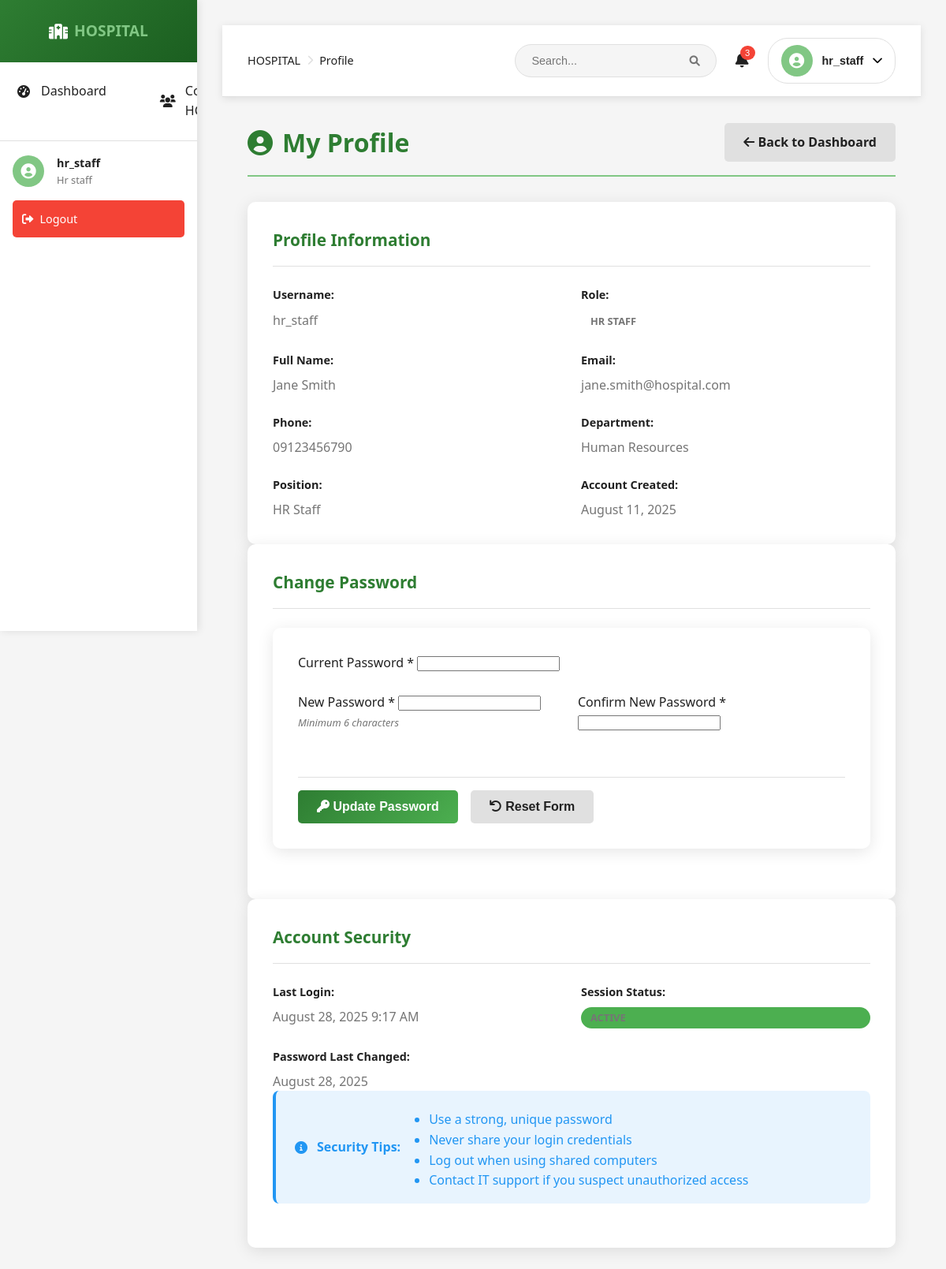
The page /HOSTPITAL/profile.php (signed in) on the database its author committed.
### tables this page shows
CREATE TABLE `users` (
  `id` int(11) NOT NULL,
  `username` varchar(50) NOT NULL,
  `password` varchar(255) NOT NULL,
  `email` varchar(100) NOT NULL,
  `role` enum('admin','hr_manager','hr_staff','manager','employee') DEFAULT 'employee',
  `employee_id` int(11) DEFAULT NULL,
  `created_at` timestamp NOT NULL DEFAULT current_timestamp()
);

CREATE TABLE `employees` (
  `id` int(11) NOT NULL,
  `employee_id` varchar(20) NOT NULL,
  `first_name` varchar(50) NOT NULL,
  `last_name` varchar(50) NOT NULL,
  `email` varchar(100) NOT NULL,
  `phone` varchar(20) DEFAULT NULL,
  `address` text DEFAULT NULL,
  `date_of_birth` date DEFAULT NULL,
  `hire_date` date DEFAULT NULL,
  `position_id` int(11) DEFAULT NULL,
  `department_id` int(11) DEFAULT NULL,
  `status` enum('active','inactive','terminated') DEFAULT 'active',
  `created_at` timestamp NOT NULL DEFAULT current_timestamp()
);

CREATE TABLE `departments` (
  `id` int(11) NOT NULL,
  `name` varchar(100) NOT NULL,
  `description` text DEFAULT NULL,
  `created_at` timestamp NOT NULL DEFAULT current_timestamp()
);

CREATE TABLE `positions` (
  `id` int(11) NOT NULL,
  `title` varchar(100) NOT NULL,
  `department_id` int(11) DEFAULT NULL,
  `salary_grade` varchar(10) DEFAULT NULL,
  `created_at` timestamp NOT NULL DEFAULT current_timestamp()
);

### HOSTPITAL/profile.php (the view, shortened to what this page needs)
<?php
require_once 'config/database.php';
try {
    $stmt = $pdo->prepare("
        SELECT u.*, e.first_name, e.last_name, e.email, e.phone, e.department_id, e.position_id,
               d.name as department_name, p.title as position_title
        FROM users u
        LEFT JOIN employees e ON u.employee_id = e.id
        LEFT JOIN departments d ON e.department_id = d.id
        LEFT JOIN positions p ON e.position_id = p.id
        WHERE u.id = ?
    ");
    $stmt->execute([$_SESSION['user_id']]);
    $user = $stmt->fetch();
} catch (Exception $e) {
    $error = $e->getMessage();
}
?>
<!DOCTYPE html>
<html lang="en">
<head>
    <link rel="stylesheet" href="assets/css/style.css">
    <link rel="stylesheet" href="https://cdnjs.cloudflare.com/ajax/libs/font-awesome/6.0.0/css/all.min.css">
</head>
<body>
    <?php include 'includes/sidebar.php'; ?>
    <div class="main-content">
        <?php include 'includes/header.php'; ?>
        <div class="container">
            <div class="page-header">
                <h1><i class="fas fa-user-circle"></i> My Profile</h1>
                <a href="index.php" class="btn btn-secondary">
                    <i class="fas fa-arrow-left"></i> Back to Dashboard
                </a>
            </div>
            <?php if ($user): ?>
                <div class="card">
                    <div class="card-header">
                        <h2>Profile Information</h2>
                    </div>
                    <div class="card-body">
                        <div class="info-grid">
                            <div class="info-item">
                                <label>Username:</label>
                                <span><?php echo htmlspecialchars($user['username']); ?></span>
                            </div>
                            <div class="info-item">
                                <label>Role:</label>
                                <span class="badge badge-primary"><?php echo ucfirst(str_replace('_', ' ', $user['role'])); ?></span>
                            </div>
                            <?php if ($user['first_name']): ?>
                                <div class="info-item">
                                    <label>Full Name:</label>
                                    <span><?php echo htmlspecialchars($user['first_name'] . ' ' . $user['last_name']); ?></span>
                                </div>
                                <div class="info-item">
                                    <label>Email:</label>
                                    <span><?php echo htmlspecialchars($user['email']); ?></span>
                                </div>
                                <div class="info-item">
                                    <label>Phone:</label>
                                    <span><?php echo htmlspecialchars($user['phone']); ?></span>
                                </div>
                                <div class="info-item">
                                    <label>Department:</label>
                                    <span><?php echo htmlspecialchars($user['department_name']); ?></span>
                                </div>
                                <div class="info-item">
                                    <label>Position:</label>
                                    <span><?php echo htmlspecialchars($user['position_title']); ?></span>
                                </div>
                            <?php endif; ?>
                            <div class="info-item">
                                <label>Account Created:</label>
                                <span><?php echo date('F j, Y', strtotime($user['created_at'])); ?></span>
                            </div>
                        </div>
                    </div>
                </div>
                <div class="card">
                    <div class="card-header">
                        <h2>Change Password</h2>
                    </div>
                    <div class="card-body">
                        <form method="POST" class="form-container">
                            <div class="form-group">
                                <label for="current_password">Current Password *</label>
                                <input type="password" id="current_password" name="current_password" required>
                            </div>
                            <div class="form-row">
                                <div class="form-group">
                                    <label for="new_password">New Password *</label>
                                    <input type="password" id="new_password" name="new_password" required
                                           minlength="6">
                                    <small class="form-help">Minimum 6 characters</small>
                                </div>
                                <div class="form-group">
                                    <label for="confirm_password">Confirm New Password *</label>
                                    <input type="password" id="confirm_password" name="confirm_password" required
                                           minlength="6">
                                </div>
                            </div>
                            <div class="form-actions">
                                <button type="submit" class="btn btn-primary">
                                    <i class="fas fa-key"></i> Update Password
                                </button>
                                <button type="reset" class="btn btn-secondary">
                                    <i class="fas fa-undo"></i> Reset Form
                                </button>
                            </div>
                        </form>
                    </div>
                </div>
                <div class="card">
                    <div class="card-header">
                        <h2>Account Security</h2>
                    </div>
                    <div class="card-body">
                        <div class="info-grid">
                            <div class="info-item">
                                <label>Last Login:</label>
                                <span><?php echo date('F j, Y g:i A'); ?></span>
                            </div>
                            <div class="info-item">
                                <label>Session Status:</label>
                                <span class="badge badge-success">Active</span>
                            </div>
                            <div class="info-item">
                                <label>Password Last Changed:</label>
                                <span><?php echo date('F j, Y'); ?></span>
                            </div>
                        </div>
                        <div class="alert alert-info">
                            <i class="fas fa-info-circle"></i>
                            <strong>Security Tips:</strong>
                            <ul style="margin: 0.5rem 0 0 1.5rem;">
                                <li>Use a strong, unique password</li>
                                <li>Never share your login credentials</li>
                                <li>Log out when using shared computers</li>
                                <li>Contact IT support if you suspect unauthorized access</li>
                            </ul>
                        </div>
                    </div>
                </div>
            <?php endif; ?>
        </div>
    </div>
</body>
</html>

### HOSTPITAL/assets/css/style.css (style rules this page uses)
:root { --primary-green: #2E7D32; --secondary-green: #4CAF50; --light-green: #81C784; --dark-green: #1B5E20; --accent-green: #66BB6A; --white: #FFFFFF; --light-gray: #F5F5F5; --medium-gray: #E0E0E0; --dark-gray: #757575; --text-dark: #212121; --text-light: #757575; --success: #4CAF50; --warning: #FF9800; --error: #F44336; --info: #2196F3; }
* { margin: 0; padding: 0; box-sizing: border-box; }
body { font-family: 'Segoe UI', Tahoma, Geneva, Verdana, sans-serif; background-color: var(--light-gray); color: var(--text-dark); line-height: 1.6; }
.container { max-width: 1200px; margin: 2rem auto; padding: 0 2rem; }
.card { background: var(--white); border-radius: 10px; padding: 2rem; box-shadow: 0 4px 20px rgba(0,0,0,0.1); transition: transform 0.3s ease, box-shadow 0.3s ease; }
.card-header { display: flex; align-items: center; margin-bottom: 1.5rem; }
.form-container { background: var(--white); border-radius: 10px; padding: 2rem; box-shadow: 0 4px 20px rgba(0,0,0,0.1); margin-bottom: 2rem; }
.form-group { margin-bottom: 1.5rem; }
.btn { padding: 0.75rem 1.5rem; border: none; border-radius: 5px; font-size: 1rem; font-weight: 600; cursor: pointer; transition: all 0.3s ease; text-decoration: none; display: inline-block; text-align: center; }
.btn-primary { background: linear-gradient(135deg, var(--primary-green), var(--secondary-green)); color: var(--white); }
.btn-secondary { background: var(--medium-gray); color: var(--text-dark); }
.badge { padding: 0.25rem 0.75rem; border-radius: 20px; font-size: 0.8rem; font-weight: 600; text-transform: uppercase; }
.badge-success { background-color: var(--success); color: var(--white); }
.main-content { margin-left: 250px; padding: 2rem; }
.info-grid { display: grid; grid-template-columns: repeat(auto-fit, minmax(300px, 1fr)); gap: 1.5rem; margin-top: 1rem; }
.info-item { display: flex; flex-direction: column; gap: 0.5rem; }
.info-item label { font-weight: 600; color: var(--text-dark); font-size: 0.9rem; }
.info-item span { color: var(--text-light); line-height: 1.5; }
.form-help { font-size: 0.8rem; color: var(--text-light); margin-top: 0.25rem; font-style: italic; }
.form-row { display: flex; gap: 1rem; margin-bottom: 1rem; }
.form-row .form-group { flex: 1; }
.form-actions { display: flex; gap: 1rem; margin-top: 2rem; padding-top: 1rem; border-top: 1px solid var(--medium-gray); }
.page-header { display: flex; justify-content: space-between; align-items: center; margin-bottom: 2rem; padding-bottom: 1rem; border-bottom: 2px solid var(--light-green); }
.page-header h1 { color: var(--primary-green); font-size: 2rem; margin: 0; display: flex; align-items: center; gap: 0.75rem; }
.alert { padding: 1rem 1.5rem; border-radius: 8px; margin-bottom: 1.5rem; display: flex; align-items: center; gap: 0.75rem; border-left: 4px solid; }
.alert-info { background-color: rgba(33, 150, 243, 0.1); border-left-color: var(--info); color: var(--info); }
.card-header { display: flex; justify-content: space-between; align-items: center; margin-bottom: 1.5rem; padding-bottom: 1rem; border-bottom: 1px solid var(--medium-gray); }
.card-header h2 { color: var(--primary-green); margin: 0; font-size: 1.3rem; }
.card-body { color: var(--text-dark); }

### rows shown on the page
users: username "hr_staff", role "HR STAFF", employee.last_name "Jane Smith", employee.email "jane.smith@hospital.com", employee.phone "09123456790", departments.name "Human Resources", positions.title "HR Staff", created_at "August 11, 2025"

### other values the page prints
$_SESSION['username'] "hr_staff"
str_replace('_', ' ', $_SESSION['role'] ?? 'user') "Hr staff"
str_replace('_', ' ', $current_page) "Profile"
